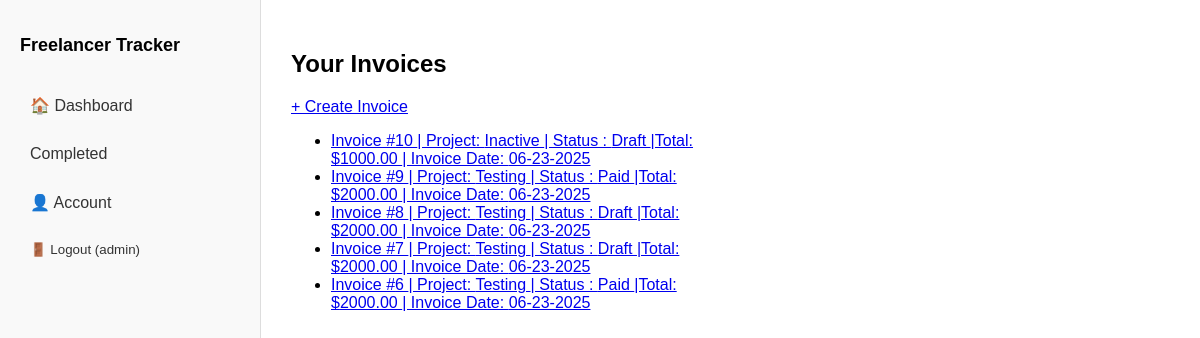
Page /invoices/ (signed in) on the committed database.
### tracker/models.py (models this page shows, shortened)
class Invoice(models.Model):
    STATUS_CHOICES = [
        ('Draft', 'Draft'),
        ('Sent', 'Sent'),
        ('Paid', 'Paid'),
    ]
    user = models.ForeignKey(User, on_delete=models.CASCADE, default=1)
    project = models.ForeignKey('Project', on_delete=models.CASCADE)
    created_at = models.DateTimeField(auto_now_add=True)
    due_date = models.DateField(default=get_future_date)
    total_hours = models.DecimalField(max_digits=6, decimal_places=2,default=0)
    total_amount = models.DecimalField(max_digits=10, decimal_places=2,default=0)
    notes = models.TextField(blank=True)
    status = models.CharField(max_length=20, choices=STATUS_CHOICES, default='Draft')

class Project(models.Model):
    BILLING_CHOICES = [
        ('hourly', 'Hourly Rate'),
        ('fixed', 'Fixed Rate'),
    ]
    user = models.ForeignKey(User, on_delete=models.CASCADE)
    name = models.CharField(max_length=100)
    client_name = models.CharField(max_length=100, default="")
    client_email = models.EmailField(default="")
    client_phone = models.CharField(max_length=100, default="")
    client_address = models.CharField(max_length=100, default="")
    billing_type = models.CharField(max_length=10, choices=BILLING_CHOICES, default='hourly')
    hourly_rate = models.DecimalField(max_digits=6, decimal_places=2, null=True, blank=True)
    fixed_rate = models.DecimalField(max_digits=8, decimal_places=2, null=True, blank=True)
    start_date = models.DateField(default=now)
    is_active = models.BooleanField(default=True)

### tracker/views.py (the view)
# urls.py: path('invoices/', views.invoice_list_view, name='invoice_list'),
@login_required
def invoice_list_view(request):
    invoices = Invoice.objects.filter(user=request.user).order_by('-created_at')
    return render(request, 'invoice_list.html', {'invoices': invoices})

### tracker/Templates/invoice_list.html
{% extends 'base.html' %}
{% block content %}
<h2>Your Invoices</h2>
<a href="{% url 'create_invoice' %}" class="new-project">+ Create Invoice</a>
<ul>
  {% for invoice in invoices %}
    <li>
        <a href="{% url 'invoice_detail' invoice.id %}">
            Invoice #{{ invoice.id }} | Project: {{ invoice.project.name }} | Status : {{ invoice.status }} |Total: ${{ invoice.total_amount }} | Invoice Date: {{ invoice.created_at|date:"m-d-Y" }}
        </a>
    </li>
  {% empty %}
    <li>No invoices yet.</li>
  {% endfor %}
</ul>
{% endblock %}

### tracker/Templates/base.html (shortened to what this page needs)
<!DOCTYPE html>
<html lang="en">
{% load static %}
<head>
</head>
<body>
    <div class="dashboard-container">
        <div class="sidebar">
            <h2>Freelancer Tracker</h2>
            <nav>
                <a href="{% url 'dashboard' %}">🏠 Dashboard</a>
                <a href="{% url 'completed' %}"> Completed </a>
                <a href="{% url 'account' %}">👤 Account</a>
            </nav>
            {% if user.is_authenticated %}
            <form action="{% url 'logoutTemp' %}" method="post">
                <button type="submit">🚪 Logout ({{ user.username }})</button>
            </form>
            {% endif %}
        </div>
        <div class="main-panel">
            {% block content %}{% endblock %}
        </div>
    </div>
</body>
</html>

### tracker/Templates/base.html (style rules this page uses)
body { margin: 0; font-family: sans-serif; }
.dashboard-container { display: flex; min-height: 100vh; }
.sidebar { width: 220px; padding: 20px; background-color: #f9f9f9; border-right: 1px solid #ddd; }
.sidebar h2 { font-size: 18px; margin-bottom: 30px; }
.sidebar nav a, .sidebar form button { display: block; width: 100%; padding: 10px; text-align: left; text-decoration: none; color: #333; margin-bottom: 10px; border: none; background: none; cursor: pointer; border-radius: 6px; }
.main-panel { flex: 0.5; padding: 30px; }
form button { background-color: #3366ff; color: white; padding: 10px 16px; border: none; border-radius: 6px; cursor: pointer; }

### rows in the picture
Invoice: id "10", project.name "Inactive", status "Draft", total_amount "1000.00", created_at "06-23-2025"
Invoice: id "9", project.name "Testing", status "Paid", total_amount "2000.00", created_at "06-23-2025"
Invoice: id "8", project.name "Testing", status "Draft", total_amount "2000.00", created_at "06-23-2025"
Invoice: id "7", project.name "Testing", status "Draft", total_amount "2000.00", created_at "06-23-2025"
Invoice: id "6", project.name "Testing", status "Paid", total_amount "2000.00", created_at "06-23-2025"

### other values in the picture
{{ user.username }} "admin"
